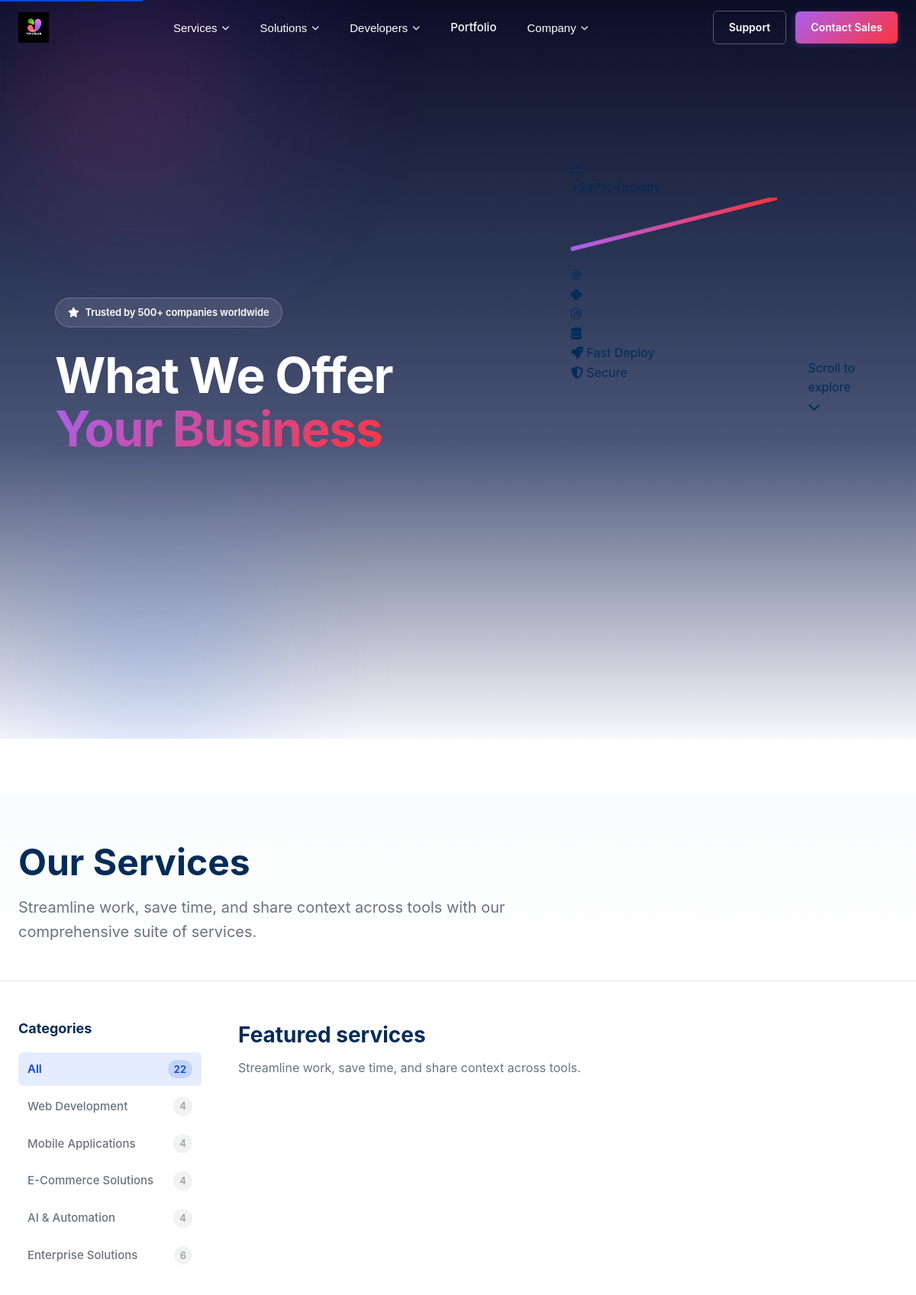
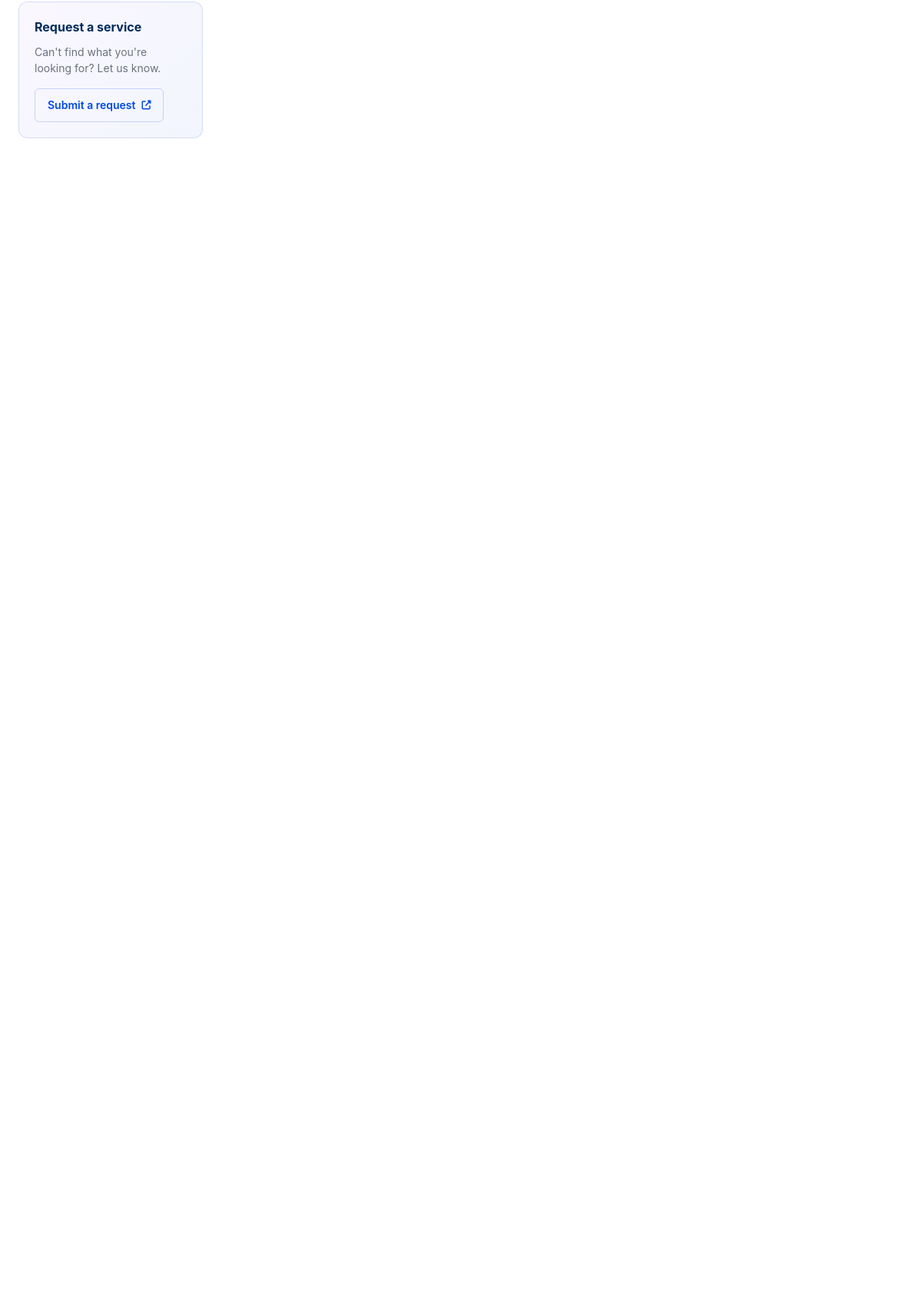
Page /services/ (upper part) on the committed database (2 pictures, top to bottom).
### services/models.py (models this page shows, shortened)
class Category(models.Model):
    name = models.CharField(
        max_length=100,
        unique=True,
        verbose_name=_("Category Name"),
        help_text=_("Unique name for the service category")
    )
    slug = models.SlugField(
        max_length=120,
        unique=True,
        blank=True,
        verbose_name=_("URL Slug"),
        help_text=_("Auto-generated URL-friendly version of the name")
    )
    description = models.TextField(
        blank=True,
        verbose_name=_("Description"),
        help_text=_("Brief description of this category")
    )
    icon_class = models.CharField(
        max_length=50,
        default="fas fa-cog",
        verbose_name=_("FontAwesome Icon Class"),
        help_text=_("FontAwesome icon class (e.g., 'fas fa-code')")
    )
    display_order = models.PositiveIntegerField(
        default=0,
        verbose_name=_("Display Order"),
        help_text=_("Order in which categories appear (lower numbers first)")
    )
    is_active = models.BooleanField(
        default=True,
        verbose_name=_("Active"),
        help_text=_("Whether this category is visible on the website")
    )
    created_at = models.DateTimeField(auto_now_add=True)
    updated_at = models.DateTimeField(auto_now=True)
    class Meta:
        verbose_name = _("Category")
        verbose_name_plural = _("Categories")
        ordering = ['display_order', 'name']
        indexes = [
            models.Index(fields=['slug']),
            models.Index(fields=['is_active', 'display_order']),
        ]
    def get_active_services_count(self):
        return self.services.filter(is_active=True).count()

### services/views.py (the view, shortened to what this page needs)
@require_http_methods(["GET"])
@cache_page(60 * 30)  # Cache for 30 minutes
def services_list(request):
    category_slug = request.GET.get('category')
    services = Service.objects.filter(
        is_active=True
    ).select_related('category').order_by('display_order', 'title')
    selected_category = None
    categories = Category.objects.filter(
        is_active=True
    ).order_by('display_order', 'name')
    for category in categories:
        category.service_count = category.get_active_services_count()
    context = {
        'services': services,
        'categories': categories,
        'selected_category': selected_category,
        'meta_title': f"{selected_category.name} Services | Cascade Digital" if selected_category else "Our Services | Cascade Digital",
        'meta_description': selected_category.description if selected_category else "Explore our comprehensive range of web development and digital services.",
    }
    return render(request, 'services/services_list.html', context)

### services/templates/services/services_list.html (shortened to what this page needs)
{% extends "core/base.html" %}
{% load static %}
{% block content %}
<section class="hero-section" role="banner">
    <div class="hero-background">
        <div class="gradient-orb orb-1"></div>
        <div class="gradient-orb orb-2"></div>
        <div class="gradient-orb orb-3"></div>
        <div class="grid-overlay"></div>
    </div>
    <div class="hero-container">
        <div class="hero-content">
            <div class="hero-badge" data-aos="fade-up">
                <i class="fas fa-star"></i>
                <span>Trusted by 500+ companies worldwide</span>
            </div>
            <h1 class="hero-title" data-aos="fade-up" data-aos-delay="100">
                What We Offer
                <span class="gradient-text">Your Business</span>
            </h1>
        </div>
        <div class="hero-visual" data-aos="fade-left" data-aos-delay="200">
            <div class="visual-card card-2">
                <div class="card-metric">
                    <i class="fas fa-chart-line"></i>
                    <div class="metric-data">
                        <span class="metric-value">+247%</span>
                        <span class="metric-label">Growth</span>
                    </div>
                </div>
                <div class="sparkline">
                </div>
            </div>
            <div class="visual-card card-3">
                <div class="card-icons">
                    <div class="tech-icon">
                        <i class="fab fa-react"></i>
                    </div>
                    <div class="tech-icon">
                        <i class="fab fa-python"></i>
                    </div>
                    <div class="tech-icon">
                        <i class="fab fa-node-js"></i>
                    </div>
                    <div class="tech-icon">
                        <i class="fas fa-database"></i>
                    </div>
                </div>
            </div>
            <div class="floating-badge badge-1">
                <i class="fas fa-rocket"></i>
                <span>Fast Deploy</span>
            </div>
            <div class="floating-badge badge-2">
                <i class="fas fa-shield-alt"></i>
                <span>Secure</span>
            </div>
        </div>
    </div>
    <div class="scroll-indicator" data-aos="fade-up" data-aos-delay="500">
        <span>Scroll to explore</span>
        <div class="scroll-arrow">
            <i class="fas fa-chevron-down"></i>
        </div>
    </div>
</section>
<section class="service-list-page">
    <div class="service-list-header">
        <div class="service-list-header-container">
            <div class="service-list-header-content">
                <h1 class="service-list-main-title">
                    {% if selected_category %}
                        {{ selected_category.name }} Services
                    {% else %}
                        Our Services
                    {% endif %}
                </h1>
                <p class="service-list-main-description">
                    {% if selected_category and selected_category.description %}
                        {{ selected_category.description }}
                    {% else %}
                        Streamline work, save time, and share context across tools with our comprehensive suite of services.
                    {% endif %}
                </p>
            </div>
        </div>
    </div>
    <div class="service-list-content-container">
        <aside class="service-list-sidebar">
            <div class="service-list-sidebar-sticky">
                <h2 class="service-list-sidebar-title">Categories</h2>
                <nav class="service-list-categories-nav" role="navigation" aria-label="Service categories">
                    <ul class="service-list-categories-list">
                        <li class="service-list-category-item">
                            <a href="{% url 'services:services_list' %}"
                               class="service-list-category-link {% if not selected_category %}active{% endif %}">
                                <span class="service-list-category-name">All</span>
                                {% if not selected_category %}
                                    <span class="service-list-category-count">{{ services|length }}</span>
                                {% endif %}
                            </a>
                        </li>
                        {% for category in categories %}
                        <li class="service-list-category-item">
                            <a href="{% url 'services:category_services' category.slug %}"
                               class="service-list-category-link {% if selected_category.id == category.id %}active{% endif %}">
                                <span class="service-list-category-name">{{ category.name }}</span>
                                <span class="service-list-category-count">{{ category.service_count }}</span>
                            </a>
                        </li>
                        {% endfor %}
                    </ul>
                </nav>
                <div class="service-list-sidebar-cta">
                    <h3 class="service-list-sidebar-cta-title">Request a service</h3>
                    <p class="service-list-sidebar-cta-text">Can't find what you're looking for? Let us know.</p>
                    <a href="{% url 'contact' %}" class="service-list-sidebar-cta-btn">
                        Submit a request
                        <i class="fas fa-external-link-alt"></i>
                    </a>
                </div>
            </div>
        </aside>
        <main class="service-list-main">
            <div class="service-list-section-header">
                <h2 class="service-list-section-title">
                    {% if selected_category %}
                        {{ selected_category.name }}
                    {% else %}
                        Featured services
                    {% endif %}
                </h2>
                <p class="service-list-section-description">
                    {% if selected_category %}
                        Explore our {{ selected_category.name|lower }} solutions designed to transform your business.
                    {% else %}
                        Streamline work, save time, and share context across tools.
                    {% endif %}
                </p>
            </div>
            {% if services %}
            <div class="service-list-grid">
            </div>
            {% endif %}
        </main>
    </div>
</section>
{% endblock %}

### core/templates/core/base.html (shortened to what this page needs)
{% load static %}
<!DOCTYPE html>
<html lang="en">
<head>
        <link rel="stylesheet" href="{% static 'css/variables.css' %}">
        <link rel="stylesheet" href="{% static 'css/base.css' %}">
        <link rel="stylesheet" href="{% static 'css/nav.css' %}">
        <link rel="stylesheet" href="{% static 'css/footer.css' %}">
        <link rel="stylesheet" href="{% static 'css/hero.css' %}">
        <link rel="stylesheet" href="{% static 'css/trusted-by.css' %}">
        <link rel="stylesheet" href="{% static 'css/modular-section.css' %}">
        <link rel="stylesheet" href="{% static 'css/payments-section.css' %}">
        <link rel="stylesheet" href="{% static 'css/cta-section.css' %}">
        <link rel="stylesheet" href="{% static 'css/services-slider.css' %}">
        <link rel="stylesheet" href="{% static 'css/portfolio.css' %}">
        <link rel="stylesheet" href="{% static 'css/portfolio-modal.css' %}">
        <link rel="stylesheet" href="{% static 'css/ecommerce.css' %}">
        <link rel="stylesheet" href="{% static 'css/contact.css' %}">
        <link rel="stylesheet" href="{% static 'css/services-list.css' %}">
        <link rel="stylesheet" href="{% static 'css/service-detail.css' %}">
    <link rel="stylesheet" href="https://cdnjs.cloudflare.com/ajax/libs/font-awesome/6.5.1/css/all.min.css"
>
</head>
<body>
    {% block header %}
    <header id="site-header" role="banner">
        {% include "components/nav.html" %}
    </header>
    {% endblock %}
    <main id="main-content" role="main">
        {% block content %}{% endblock %}
    </main>
</body>
</html>

### core/templates/components/nav.html (shortened to what this page needs)
{% load static %}
<nav id="main-nav" class="main-nav" role="navigation" aria-label="Main navigation">
    <div class="nav-container">
        <div class="nav-logo">
            <a href="{% url 'home' %}" aria-label="TovutiLab Home">
                <img src="{% static 'img/TovutiLAB.png' %}" alt="TovutiLab" class="logo-image">
            </a>
        </div>
        <div class="nav-links">
            <div class="nav-item has-mega">
                <button class="nav-link" aria-expanded="false" aria-haspopup="true" data-mega="services">
                    Services
                    <i class="fas fa-chevron-down nav-arrow"></i>
                </button>
            </div>
            <div class="nav-item has-mega">
                <button class="nav-link" aria-expanded="false" aria-haspopup="true" data-mega="solutions">
                    Solutions
                    <i class="fas fa-chevron-down nav-arrow"></i>
                </button>
            </div>
            <div class="nav-item has-mega">
                <button class="nav-link" aria-expanded="false" aria-haspopup="true" data-mega="developers">
                    Developers
                    <i class="fas fa-chevron-down nav-arrow"></i>
                </button>
            </div>
            <div class="nav-item">
                <a href="{% url 'portfolio' %}" class="nav-link">Portfolio</a>
            </div>
            <div class="nav-item has-mega">
                <button class="nav-link" aria-expanded="false" aria-haspopup="true" data-mega="company">
                    Company
                    <i class="fas fa-chevron-down nav-arrow"></i>
                </button>
            </div>
        </div>
        <div class="nav-actions">
            <a href="#" class="nav-btn nav-btn-secondary">Support</a>
            <a href="{% url 'contact' %}" class="nav-btn nav-btn-primary">Contact Sales</a>
        </div>
    </div>
</nav>

### core/templates/components/footer.html (shortened to what this page needs)
{% load static %}

### rows in the picture
Category: name "Web Development", service_count "4"
Category: name "Mobile Applications", service_count "4"
Category: name "E-Commerce Solutions", service_count "4"
Category: name "AI & Automation", service_count "4"
Category: name "Enterprise Solutions", service_count "6"

### other values in the picture
{{ services|length }} "22"
